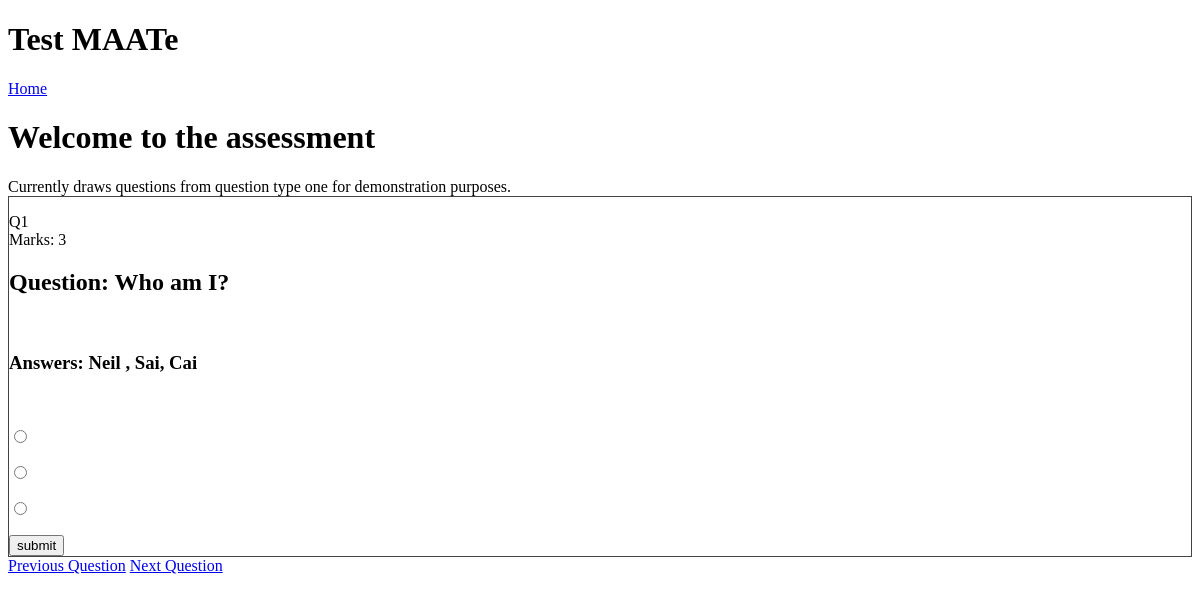
Page /assesment/1 on the committed database.
### mainApp/models.py (models this page shows)
class QuestionTypeOne(db.Model):
    id = db.Column(db.Integer, primary_key=True)
    question = db.Column(db.Text, nullable=False)
    answer_option_1 = db.Column(db.Text, nullable=False)
    answer_option_2 = db.Column(db.Text, nullable=False)
    answer_option_3 = db.Column(db.Text, nullable=False)
    correct_answer = db.Column(db.String, nullable=False)
    marks_available = db.Column(db.Integer, nullable=False)
    correct_answer_feedback = db.Column(db.Text, nullable=False)
    incorrect_answer_feedback = db.Column(db.Text, nullable=False)
    feedforward_comments = db.Column(db.Text, nullable=False)
    question_tag_1 = db.Column(db.Text, nullable=False)
    question_tag_2 = db.Column(db.Text, nullable=False)
    question_tag_3 = db.Column(db.Text, nullable=False)
    assessmentID = db.Column(db.Integer,db.ForeignKey('asessment.id'), nullable=False)

### mainApp/routes.py (the view, shortened to what this page needs)
@app.route("/assesment/<id>",methods=['GET','POST'])
def assesment(id):
  form = Assesment()
  if id == 0:
      return redirect('assesment/1')
  prevID = int(id)-1
  nextID = int(id)+1
  nextID = int(id)+1
  type1questionsass=QuestionTypeOne.query.get(id) #queries questions from QuestionTypeOne for demonstration purposes
  CorrectFeedback = str(db.session.query(QuestionTypeOne.correct_answer_feedback).filter_by(id=id).first())
  IncorrectFeedback = str(db.session.query(QuestionTypeOne.incorrect_answer_feedback).filter_by(id=id).first())
  correctAnswer = 0 #will be fetched from assesment creation system
  numberOfQuestions=10 #placeholder
  print (nextID)
  return render_template('assesment.html', title='Assesment', type1questionsass=type1questionsass, form=form, id=id, nextID=nextID, prevID=prevID, CorrectFeedback=CorrectFeedback, IncorrectFeedback=IncorrectFeedback)

### mainApp/forms.py
class Assesment(FlaskForm):
  answer = RadioField('Label', choices=[('1','Option 1'),('2','Option  2'), ('3','Option  3')])
  submit = SubmitField('Submit Answer')

### mainApp/templates/assesment.html (shortened to what this page needs)
{% extends "layout.html" %}
{% block content %}
<h1>Welcome to the assessment</h1>
Currently draws questions from question type one for demonstration purposes.
<div class="question-container">
<p>Q{{ type1questionsass.id }}<br>
Marks: {{ type1questionsass.marks_available }}<br>
<h2>Question: {{ type1questionsass.question }}</h2><br>
<h3>Answers: {{ type1questionsass.answer_option_1 }} , {{ type1questionsass.answer_option_2}}, {{ type1questionsass.answer_option_3 }} </h3><br>
<form id="Assesment" method="POST" action="">
    {% for subfield in form.answer %}
    <p>
        {{ subfield }}
    </p>
    {% endfor %}
    <input id="submitbut" type="submit" value="submit">
    </form>
    </div
<h2><a href="{{ '/assesment/%s'%prevID }}">Previous Question</a>
<a href="{{ '/assesment/%s'%nextID }}">Next Question</a></h2>
{% endblock content %}

### mainApp/static/style.css (style rules this page uses)
html { margin:0; padding:0; }
.question-container { border: 1px solid #444; }

### rows in the picture
QuestionTypeOne: id "1", marks_available "3", question "Who am I?", answer_option_1 "Neil", answer_option_2 "Sai", answer_option_3 "Cai"
